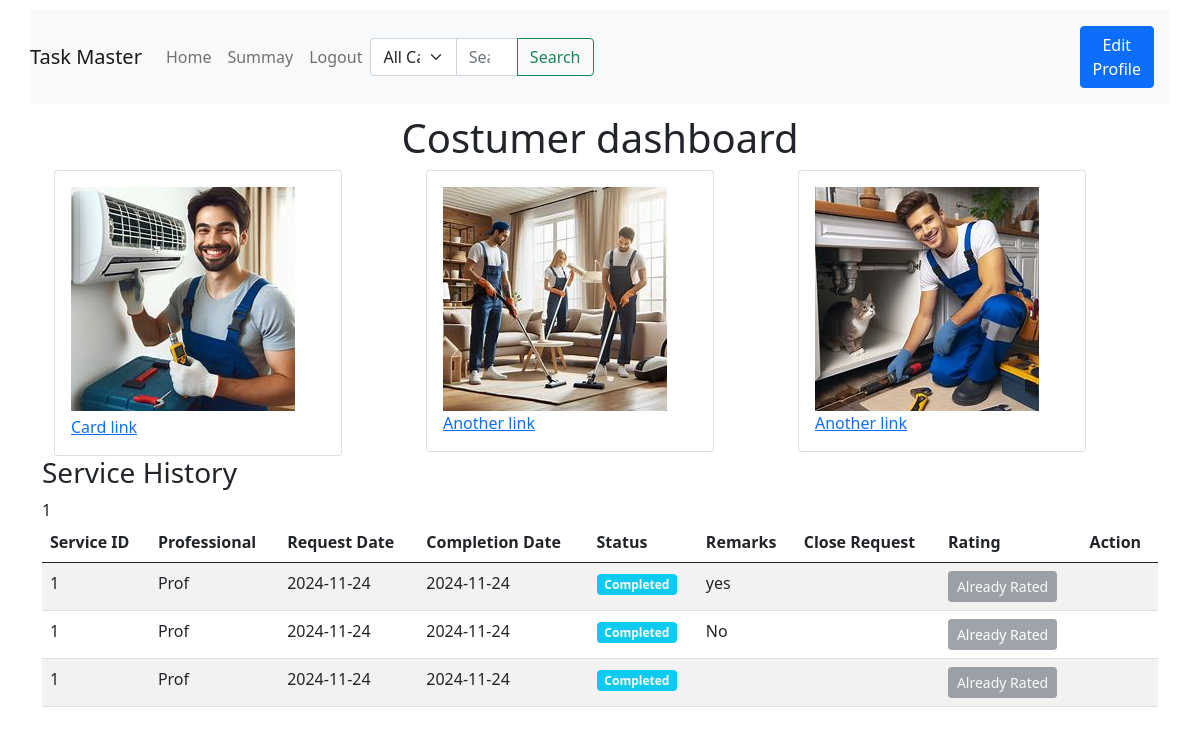
Page /costumer_dashboard (signed in) on the committed database.
### backend/models.py (models this page shows)
class Service_request(db.Model):
    __tablename__="service_request"
    id=db.Column(db.Integer,primary_key=True)
    service_id=db.Column(db.Integer,db.ForeignKey("service.id"),nullable=False)
    costumer_id=db.Column(db.Integer,db.ForeignKey("costumer.id"),nullable=False)
    professional_id=db.Column(db.Integer,db.ForeignKey("professional.id"),nullable=False)
    date_of_request=db.Column(db.Date,nullable=False)
    preferred_date=db.Column(db.Date)
    date_of_completion=db.Column(db.Date)
    status=db.Column(db.String,nullable=False,default='Requested')
    remarks=db.Column(db.String)
    rating=db.Column(db.Integer)
    review=db.Column(db.String)

class Professional(db.Model):
    __tablename__="professional"
    id=db.Column(db.Integer,primary_key=True)
    email=db.Column(db.String,nullable=False,unique=True)
    full_name=db.Column(db.String,nullable=False)
    password=db.Column(db.String,nullable=False)
    service=db.Column(db.String,nullable=False)
    experience=db.Column(db.String,nullable=False)
    pincode=db.Column(db.String,nullable=False)
    Description=db.Column(db.String,nullable=False)
    is_approved = db.Column(db.Boolean, default=False)
    is_rejected= db.Column(db.Boolean, default=False)
    is_active=db.Column(db.Boolean, default=True)
    role=db.Column(db.Integer,nullable=False,default=2)
    Service_request=db.relationship("Service_request",backref="professional",lazy=True)

### backend/controllers.py (the view)
@app.route('/costumer_dashboard')
def costumer_dashboard():
    service_requests = Service_request.query.filter_by(
        costumer_id=session['costumer_id']
    ).all()
    return render_template('/costumer/costumer_dashboard.html',service_requests=service_requests)

### templates/costumer/costumer_dashboard.html (shortened to what this page needs)
{%extends 'layout2.html'%}
{%block content%}
<h1 style="text-align: center">Costumer dashboard</h1>
<div class="container">
    <div class="row">
      <div class="col-sm">
        <div class="card" style="width: 18rem;">
  <div class="card-body">
    <img src="/static/images/ac repair2.jpeg">
    <a href="/costumer_dashboard/ac_repair" class="card-link">Card link</a>
  </div>
</div>
      </div>
      <div class="col-sm">
        <div class="card" style="width: 18rem;">
            <div class="card-body">
              <img src="/static/images/cleaning.jpeg">
              <a href="/costumer_dashboard/cleaning" class="card-link">Another link</a>
            </div>
          </div>
      </div>
      <div class="col-sm">
        <div class="card" style="width: 18rem;">
            <div class="card-body">
             <img src="/static/images/plumber.jpeg">
              <a href="costumer_dashboard/plumbing" class="card-link">Another link</a>
            </div>
          </div>
      </div>
    </div>
  </div>
<div >
<h3>Service History</h3>
<table class="table table-striped">
  <thead>
      <tr>
          <th>Service ID</th>
          <th>Professional</th>
          <th>Request Date</th>
          <th>Completion Date</th>
          <th>Status</th>
          <th>Remarks</th>
          <th>Close Request</th>
          <th>Rating</th>
          <th>Action</th>
      </tr>
  </thead>
  <tbody>
      {% for request in service_requests %}
      <tr>
          <td>{{ request.service_id }}</td>
          <td>{{ request.professional.full_name }}</td>
          <td>{{ request.date_of_request.strftime('%Y-%m-%d') }}</td>
          <td>{{ request.date_of_completion.strftime('%Y-%m-%d') if request.date_of_completion else 'Pending' }}</td>
          <td>
              <span class="badge {% if request.status == 'Completed' %}bg-info
              {% elif request.status == 'Requested' %}bg-warning
              {% elif request.status == 'Rejected' %}bg-danger
              {% else %}bg-success{% endif %}">
                  {{ request.status }}
              </span>
          </td><td>{{request.remarks}}</td>
          <td>
        </td><td>
          {% if request.status == 'Completed' %}
          {% if not request.rating %}
            <a href="{{ url_for('rate_service', request_id=request.id) }}" class="btn btn-primary btn-sm">Rate</a>
          {% else %}
            <button class="btn btn-secondary btn-sm" disabled>Already Rated</button>
          {% endif %}
              {% endif %}
          </td>
        <td>
        </td>
      {% endfor %}
      </tr>
  </tbody>
</table>
 </div>
{%endblock%}

### templates/layout2.html (style rules this page uses)
body { margin: 0; padding: 0; }

### templates/costumer/costumer_dashboard.html (style rules this page uses)
h1 { margin: 20px; margin-bottom: 50px; }

### rows in the picture
Service_request: service_id "1", professional.full_name "Prof", date_of_request "2024-11-24", date_of_completion "2024-11-24", status "Completed", remarks "yes", rating "Already Rated"
Service_request: service_id "1", professional.full_name "Prof", date_of_request "2024-11-24", date_of_completion "2024-11-24", status "Completed", remarks "No", rating "Already Rated"
Service_request: service_id "1", professional.full_name "Prof", date_of_request "2024-11-24", date_of_completion "2024-11-24", status "Completed", rating "Already Rated"
